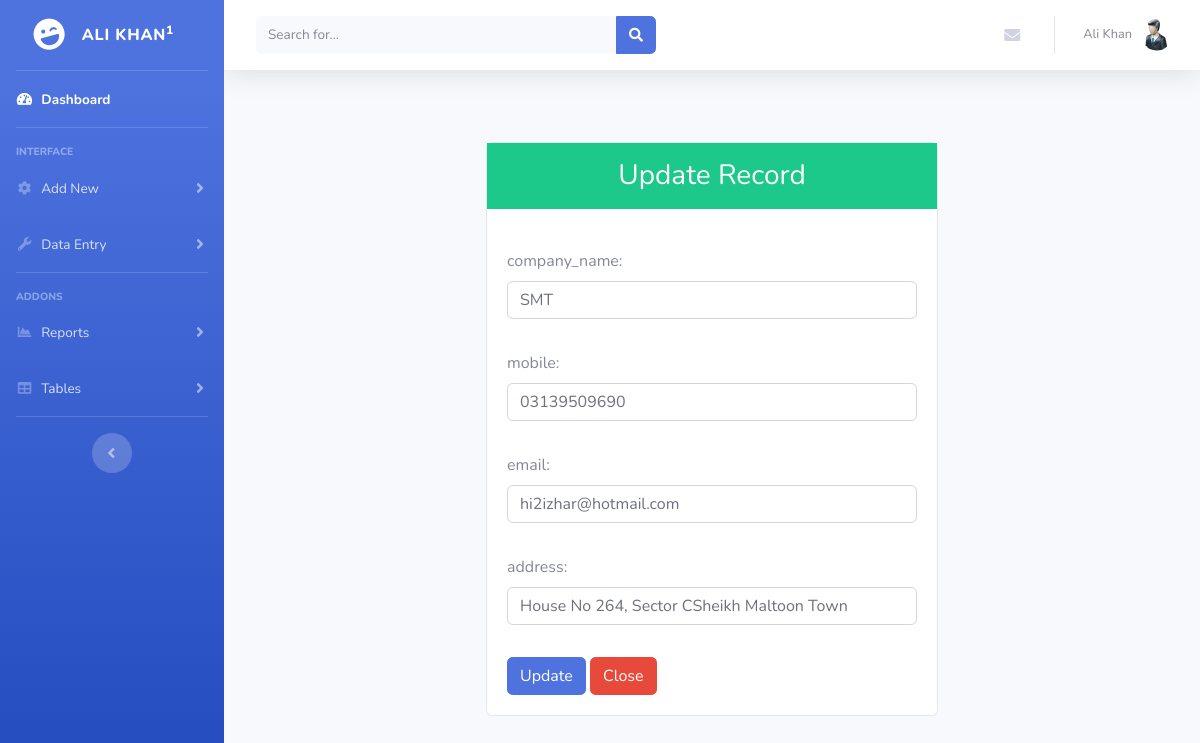
Screenshot of /cedit.php?cedit=3 (signed in) with the database file from the repository.
### tables this page shows
CREATE TABLE `users` (
  `id` int(11) NOT NULL,
  `username` varchar(255) NOT NULL,
  `password` varchar(255) NOT NULL,
  `firstname` varchar(25) NOT NULL,
  `lastname` varchar(25) NOT NULL,
  `ucompany` varchar(50) NOT NULL,
  `role` varchar(10) NOT NULL,
  `status` int(11) NOT NULL DEFAULT '1'
);

CREATE TABLE `companies` (
  `id` int(11) NOT NULL,
  `company_name` varchar(255) NOT NULL,
  `mobile` varchar(20) NOT NULL,
  `email` varchar(50) NOT NULL,
  `address` varchar(255) NOT NULL,
  `status` int(11) NOT NULL DEFAULT '1',
  `user_id` int(11) NOT NULL
);

### cedit.php (the view, shortened to what this page needs)
<?php
    require_once("header.php");
    $id = $_GET['cedit'];
    $query = " SELECT * from companies WHERE id='".$id."'";
    $result = mysqli_query($conn,$query);
    while($row=mysqli_fetch_assoc($result))
    {
            $company_name = $row['company_name'];
            $mobile = $row['mobile'];
            $email = $row['email'];
            $address = $row['address'];
    }
?>
<body class="bg-dark">
        <div class="container">
            <div class="row">
                <div class="col-lg-6 m-auto">
                    <div class="card mt-5">
                        <div class="card-title">
                            <h3 class="bg-success text-white text-center py-3">Update Record</h3>
                        </div>
                        <div class="card-body">
                            <form action="updatecompanies.php" method="POST">
                                <label>company_name:</label><br />
                                <input type="text" class="form-control mb-2" name="company_name" value="<?php echo $company_name ?>" ><br />
                                <label>mobile:</label><br />
                                <input type="text" class="form-control mb-2" name="mobile" value="<?php echo $mobile ?>" ><br />
                                <label>email:</label><br />
                                <input type="text" class="form-control mb-2" name="email" value="<?php echo $email ?>" ><br />
                                <label>address:</label><br />
                                <input type="text" class="form-control mb-2" name="address" value="<?php echo $address ?>"><br />
                                <button type="submit" class="btn btn-primary" name="cupdate">Update</button>
                                <button type="close" class="btn btn-danger" name="close">Close</button>
                            </form>
                        </div>
                    </div>
                </div>
            </div>
        </div>
</body>

### header.php (shortened to what this page needs)
<?php include ('db.php');
$user_id=$_SESSION['id'];
?>
<?php
      $sql = "SELECT * FROM users WHERE id=$user_id";
             if ($result = mysqli_query($conn,$sql)){
                  $row = mysqli_fetch_array($result);
                  $id=$row['id'];
                  $firstname=$row['firstname'];
                  $lastname=$row['lastname'];
                  $ucompany=$row['ucompany'];
            }?>
<!DOCTYPE html>
<html lang="en">
<head>
  <link href="vendor/fontawesome-free/css/all.min.css" rel="stylesheet" type="text/css">
  <link href="css/sb-admin-2.min.css" rel="stylesheet">
  <link href="style.css" rel="stylesheet">
  <link rel="stylesheet" href="https://cdn.datatables.net/1.10.21/css/jquery.dataTables.min.css" />
</head>
<body id="page-top">
  <div id="wrapper">
    <ul class="navbar-nav bg-gradient-primary sidebar sidebar-dark accordion" id="accordionSidebar">
      <a class="sidebar-brand d-flex align-items-center justify-content-center" href="home.php">
        <div class="sidebar-brand-icon rotate-n-15">
          <i class="fas fa-laugh-wink"></i>
        </div>
        <div class="sidebar-brand-text mx-3"><?php echo $ucompany; ?><sup><?php echo $id; ?></sup></div>
      </a>
      <hr class="sidebar-divider my-0">
      <li class="nav-item active">
        <a class="nav-link" href="home.php">
          <i class="fas fa-fw fa-tachometer-alt"></i>
          <span>Dashboard</span></a>
      </li>
      <hr class="sidebar-divider">
      <div class="sidebar-heading">
        Interface
      </div>
      <li class="nav-item">
        <a class="nav-link collapsed" href="#" data-toggle="collapse" data-target="#collapseTwo" aria-expanded="true" aria-controls="collapseTwo">
          <i class="fas fa-fw fa-cog"></i>
          <span>Add New</span>
        </a>
      </li>
      <li class="nav-item">
        <a class="nav-link collapsed" href="#" data-toggle="collapse" data-target="#collapseUtilities" aria-expanded="true" aria-controls="collapseUtilities">
          <i class="fas fa-fw fa-wrench"></i>
          <span>Data Entry</span>
        </a>
      </li>
      <hr class="sidebar-divider">
      <div class="sidebar-heading">
        Addons
      </div>
      <li class="nav-item">
        <a class="nav-link collapsed" href="#" data-toggle="collapse" data-target="#collapsePages" aria-expanded="true" aria-controls="collapsePages">
          <i class="fas fa-fw fa-chart-area"></i>
          <span>Reports</span>
        </a>
      </li>
      <li class="nav-item">
        <a class="nav-link collapsed" href="#" data-toggle="collapse" data-target="#collapseTables" aria-expanded="true" aria-controls="collapseTables">
          <i class="fas fa-fw fa-table"></i>
          <span>Tables</span>
        </a>
      </li>
      <hr class="sidebar-divider d-none d-md-block">
      <div class="text-center d-none d-md-inline">
        <button class="rounded-circle border-0" id="sidebarToggle"></button>
      </div>
    </ul>
    <div id="content-wrapper" class="d-flex flex-column">
      <div id="content">
        <nav class="navbar navbar-expand navbar-light bg-white topbar mb-4 static-top shadow">
          <form class="d-none d-sm-inline-block form-inline mr-auto ml-md-3 my-2 my-md-0 mw-100 navbar-search">
            <div class="input-group">
              <input type="text" class="form-control bg-light border-0 small" placeholder="Search for..." aria-label="Search" aria-describedby="basic-addon2">
              <div class="input-group-append">
                <button class="btn btn-primary" type="button">
                  <i class="fas fa-search fa-sm"></i>
                </button>
              </div>
            </div>
          </form>
          <ul class="navbar-nav ml-auto">
            <li class="nav-item dropdown no-arrow mx-1">
              <a class="nav-link dropdown-toggle" href="#" id="messagesDropdown" role="button" data-toggle="dropdown" aria-haspopup="true" aria-expanded="false">
                <i class="fas fa-envelope fa-fw"></i>
              </a>
            </li>
            <li class="nav-item dropdown no-arrow">
              <a class="nav-link dropdown-toggle" href="#" id="userDropdown" role="button" data-toggle="dropdown" aria-haspopup="true" aria-expanded="false">
                <span class="mr-2 d-none d-lg-inline text-gray-600 small"><?php echo $firstname.' '.$lastname ?></span>
                <img class="img-profile rounded-circle" src="img/user.png">
              </a>
            </li>
          </ul>
        </nav>

### rows the page displays
users: ucompany "ALI KHAN", id "1", firstname "Ali", lastname "Khan"
companies: company_name "SMT", mobile "03139509690", email "hi2izhar@hotmail.com", address "House No 264, Sector CSheikh Maltoon Town"
